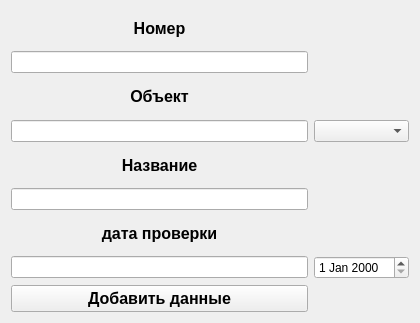
<?xml version="1.0" encoding="UTF-8"?>
<ui version="4.0">
 <class>enter_data</class>
 <widget class="QWidget" name="enter_data">
  <property name="geometry">
   <rect>
    <x>0</x>
    <y>0</y>
    <width>420</width>
    <height>323</height>
   </rect>
  </property>
  <property name="windowTitle">
   <string>Form</string>
  </property>
  <layout class="QGridLayout" name="gridLayout">
   <item row="1" column="0">
    <widget class="QLineEdit" name="lineEdit">
     <property name="alignment">
      <set>Qt::AlignCenter</set>
     </property>
    </widget>
   </item>
   <item row="4" column="0">
    <widget class="QLabel" name="label_3">
     <property name="font">
      <font>
       <pointsize>12</pointsize>
       <weight>75</weight>
       <bold>true</bold>
      </font>
     </property>
     <property name="text">
      <string>Название</string>
     </property>
     <property name="alignment">
      <set>Qt::AlignCenter</set>
     </property>
    </widget>
   </item>
   <item row="7" column="0">
    <widget class="QLineEdit" name="lineEdit_4">
     <property name="alignment">
      <set>Qt::AlignCenter</set>
     </property>
    </widget>
   </item>
   <item row="2" column="0">
    <widget class="QLabel" name="label_2">
     <property name="font">
      <font>
       <pointsize>12</pointsize>
       <weight>75</weight>
       <bold>true</bold>
      </font>
     </property>
     <property name="text">
      <string>Объект</string>
     </property>
     <property name="alignment">
      <set>Qt::AlignCenter</set>
     </property>
    </widget>
   </item>
   <item row="6" column="0">
    <widget class="QLabel" name="label_4">
     <property name="font">
      <font>
       <pointsize>12</pointsize>
       <weight>75</weight>
       <bold>true</bold>
      </font>
     </property>
     <property name="text">
      <string>дата проверки</string>
     </property>
     <property name="alignment">
      <set>Qt::AlignCenter</set>
     </property>
    </widget>
   </item>
   <item row="8" column="0">
    <widget class="QPushButton" name="pushButton">
     <property name="font">
      <font>
       <pointsize>12</pointsize>
       <weight>75</weight>
       <bold>true</bold>
      </font>
     </property>
     <property name="text">
      <string>Добавить данные</string>
     </property>
    </widget>
   </item>
   <item row="0" column="0">
    <widget class="QLabel" name="label">
     <property name="font">
      <font>
       <pointsize>12</pointsize>
       <weight>75</weight>
       <bold>true</bold>
      </font>
     </property>
     <property name="text">
      <string>Номер</string>
     </property>
     <property name="alignment">
      <set>Qt::AlignCenter</set>
     </property>
    </widget>
   </item>
   <item row="3" column="0">
    <widget class="QLineEdit" name="lineEdit_2">
     <property name="alignment">
      <set>Qt::AlignCenter</set>
     </property>
    </widget>
   </item>
   <item row="5" column="0">
    <widget class="QLineEdit" name="lineEdit_3">
     <property name="alignment">
      <set>Qt::AlignCenter</set>
     </property>
    </widget>
   </item>
   <item row="3" column="1">
    <widget class="QComboBox" name="comboBox"/>
   </item>
   <item row="7" column="1">
    <widget class="QDateEdit" name="dateEdit"/>
   </item>
  </layout>
 </widget>
 <resources/>
 <connections/>
</ui>
